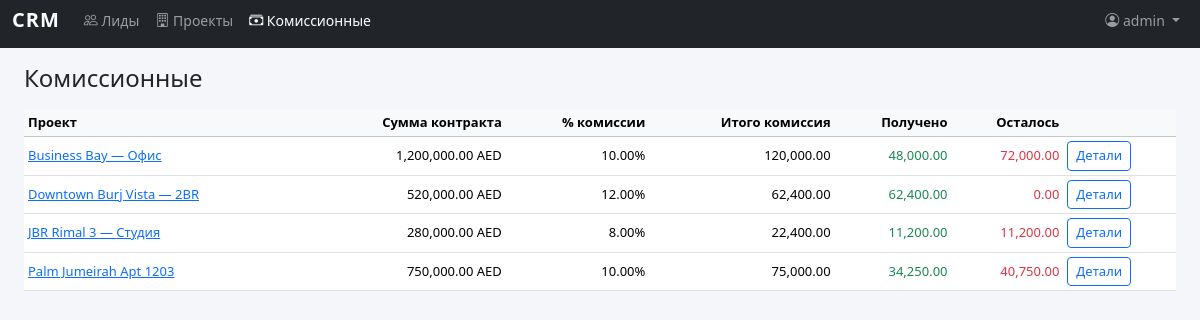
Page /commissions/ (signed in) on the committed database.
### models.py (models this page shows, shortened)
class User(db.Model, UserMixin):
    id = db.Column(db.Integer, primary_key=True)
    username = db.Column(db.String(80), unique=True, nullable=False)
    password_hash = db.Column(db.String(128), nullable=False)
    must_change_password = db.Column(db.Boolean, default=False)

class Project(db.Model):
    id = db.Column(db.Integer, primary_key=True)
    project_name = db.Column(db.String(300), nullable=False)
    client_name = db.Column(db.String(200), default='')
    location_text = db.Column(db.String(300), default='')
    contract_amount = db.Column(db.Numeric(15, 2), default=0)
    currency = db.Column(db.String(10), default='AED')
    start_date = db.Column(db.Date, nullable=True)
    duration_days = db.Column(db.Integer, nullable=True)
    status = db.Column(db.String(20), default='planned')
    commission_percent = db.Column(db.Numeric(5, 2), default=0)
    payment_items = db.relationship(
        'PaymentPlanItem', backref='project', lazy='dynamic',
        cascade='all, delete-orphan'
    )
    variations = db.relationship(
        'Variation', backref='project', lazy='dynamic',
        cascade='all, delete-orphan'
    )
    tasks = db.relationship(
        'ProjectTask', backref='project', lazy='dynamic',
        cascade='all, delete-orphan'
    )
    documents = db.relationship(
        'Document', backref='project', lazy='dynamic',
        cascade='all, delete-orphan'
    )
    STATUS_LABELS = {
        'planned': 'Запланирован',
        'active': 'В работе',
        'on_hold': 'Пауза',
        'completed': 'Завершён',
        'cancelled': 'Отменён',
    }
    @property
    def commission_total(self):
        cp = float(self.commission_percent or 0)
        ca = float(self.contract_amount or 0)
        return ca * cp / 100
    @property
    def commission_received(self):
        cp = float(self.commission_percent or 0)
        if cp == 0:
            return 0
        total = 0.0
        for item in self.payment_items.filter_by(invoice_status='paid').all():
            total += item.amount * cp / 100
        return total
    @property
    def commission_received_from_variations(self):
        cp = float(self.commission_percent or 0)
        if cp == 0:
            return 0
        total = 0.0
        for v in self.variations.all():
            for item in v.payment_items.filter_by(invoice_status='paid').all():
                total += item.amount * cp / 100
        return total

### routes_commissions.py (the view)
@commissions_bp.route('/')
@login_required
def commission_list():
    page = request.args.get('page', 1, type=int)
    per_page = 25
    query = Project.query.filter(Project.commission_percent > 0)
    query = query.order_by(Project.id.desc())
    pagination = query.paginate(page=page, per_page=per_page, error_out=False)
    return render_template(
        'commissions/list.html',
        projects=pagination.items,
        pagination=pagination,
    )

### models.py (called while the page is built)
    @property
    def amount(self):
        if self.project and self.project.contract_amount:
            return float(self.project.contract_amount) * float(self.percent) / 100
        return 0.0

    @property
    def amount(self):
        if self.variation and self.variation.extra_amount:
            return float(self.variation.extra_amount) * float(self.percent) / 100
        return 0.0

### templates/commissions/list.html (shortened to what this page needs)
{% extends "base.html" %}
{% block content %}
<h4 class="mb-3">Комиссионные</h4>
<div class="table-responsive">
<table class="table table-hover table-sm align-middle">
    <thead class="table-light">
        <tr>
            <th>Проект</th>
            <th class="text-end">Сумма контракта</th>
            <th class="text-end">% комиссии</th>
            <th class="text-end">Итого комиссия</th>
            <th class="text-end">Получено</th>
            <th class="text-end">Осталось</th>
            <th></th>
        </tr>
    </thead>
    <tbody>
        {% for p in projects %}
        {% set total_c = p.commission_total %}
        {% set recv = p.commission_received + p.commission_received_from_variations %}
        {% set pend = total_c + 0 - recv %}
        <tr>
            <td><a href="{{ url_for('projects.project_detail', project_id=p.id) }}">{{ p.project_name }}</a></td>
            <td class="text-end text-nowrap">{{ '{:,.2f}'.format(p.contract_amount|float) }} {{ p.currency }}</td>
            <td class="text-end">{{ '%.2f'|format(p.commission_percent|float) }}%</td>
            <td class="text-end text-nowrap">{{ '{:,.2f}'.format(total_c) }}</td>
            <td class="text-end text-nowrap text-success">{{ '{:,.2f}'.format(recv) }}</td>
            <td class="text-end text-nowrap text-danger">{{ '{:,.2f}'.format(total_c - recv) }}</td>
            <td>
                <a href="{{ url_for('commissions.commission_detail', project_id=p.id) }}"
                   class="btn btn-outline-primary btn-sm">Детали</a>
            </td>
        </tr>
        {% else %}
        <tr><td colspan="7" class="text-center text-muted py-3">
            Нет проектов с назначенной комиссией.
            <a href="{{ url_for('projects.project_list') }}">Откройте проект</a> и задайте % комиссии.
        </td></tr>
        {% endfor %}
    </tbody>
</table>
</div>
{% endblock %}

### templates/base.html (shortened to what this page needs)
<!DOCTYPE html>
<html lang="ru">
<head>
    <link href="https://cdn.jsdelivr.net/npm/bootstrap@5.3.3/dist/css/bootstrap.min.css" rel="stylesheet">
    <link href="https://cdn.jsdelivr.net/npm/bootstrap-icons@1.11.3/font/bootstrap-icons.min.css" rel="stylesheet">
    <link href="{{ url_for('static', filename='style.css') }}" rel="stylesheet">
</head>
<body>
{% if current_user.is_authenticated %}
<nav class="navbar navbar-expand-lg navbar-dark bg-dark mb-0">
    <div class="container-fluid">
        <a class="navbar-brand" href="{{ url_for('index') }}">CRM</a>
        <div class="collapse navbar-collapse" id="navbarNav">
            <ul class="navbar-nav me-auto">
                <li class="nav-item">
                    <a class="nav-link {% if request.path.startswith('/leads') %}active{% endif %}"
                       href="{{ url_for('leads.lead_list') }}">
                        <i class="bi bi-people"></i> Лиды
                    </a>
                </li>
                <li class="nav-item">
                    <a class="nav-link {% if request.path.startswith('/projects') %}active{% endif %}"
                       href="{{ url_for('projects.project_list') }}">
                        <i class="bi bi-building"></i> Проекты
                    </a>
                </li>
                <li class="nav-item">
                    <a class="nav-link {% if request.path.startswith('/commissions') %}active{% endif %}"
                       href="{{ url_for('commissions.commission_list') }}">
                        <i class="bi bi-cash-stack"></i> Комиссионные
                    </a>
                </li>
            </ul>
            <ul class="navbar-nav">
                <li class="nav-item dropdown">
                    <a class="nav-link dropdown-toggle" href="#" role="button" data-bs-toggle="dropdown">
                        <i class="bi bi-person-circle"></i> {{ current_user.username }}
                    </a>
                </li>
            </ul>
        </div>
    </div>
</nav>
{% endif %}
<div class="container-fluid px-4 py-3">
    {% block content %}{% endblock %}
</div>
</body>
</html>

### static/style.css (style rules this page uses)
body { font-size: 14px; background: #f5f6fa; -webkit-tap-highlight-color: transparent; }
.navbar { padding-top: env(safe-area-inset-top); }
.navbar-brand { font-weight: 700; letter-spacing: 1px; }
.table th { font-weight: 600; font-size: 13px; }
.table td { font-size: 13px; }
.btn-sm { font-size: 13px; }

### rows in the picture
User: username "admin"
Project: project_name "Business Bay — Офис", contract_amount "1,200,000.00", currency "AED", commission_percent "10.00", total_c "120,000.00", recv "48,000.00", total_c "72,000.00"
Project: project_name "Downtown Burj Vista — 2BR", contract_amount "520,000.00", currency "AED", commission_percent "12.00", total_c "62,400.00", recv "62,400.00", total_c "0.00"
Project: project_name "JBR Rimal 3 — Студия", contract_amount "280,000.00", currency "AED", commission_percent "8.00", total_c "22,400.00", recv "11,200.00", total_c "11,200.00"
Project: project_name "Palm Jumeirah Apt 1203", contract_amount "750,000.00", currency "AED", commission_percent "10.00", total_c "75,000.00", recv "34,250.00", total_c "40,750.00"
